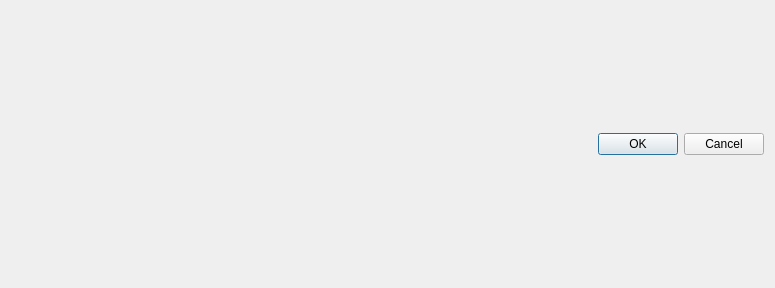
<?xml version="1.0" encoding="UTF-8"?>
<ui version="4.0">
 <class>DialogGrassTexture</class>
 <widget class="QDialog" name="DialogGrassTexture">
  <property name="geometry">
   <rect>
    <x>0</x>
    <y>0</y>
    <width>775</width>
    <height>288</height>
   </rect>
  </property>
  <property name="windowTitle">
   <string>Dialog</string>
  </property>
  <layout class="QVBoxLayout" name="verticalLayout">
   <item>
    <layout class="QGridLayout" name="textureGrid"/>
   </item>
   <item>
    <widget class="QDialogButtonBox" name="buttonBox">
     <property name="orientation">
      <enum>Qt::Horizontal</enum>
     </property>
     <property name="standardButtons">
      <set>QDialogButtonBox::Cancel|QDialogButtonBox::Ok</set>
     </property>
    </widget>
   </item>
  </layout>
 </widget>
 <resources/>
 <connections>
  <connection>
   <sender>buttonBox</sender>
   <signal>accepted()</signal>
   <receiver>DialogGrassTexture</receiver>
   <slot>accept()</slot>
   <hints>
    <hint type="sourcelabel">
     <x>248</x>
     <y>254</y>
    </hint>
    <hint type="destinationlabel">
     <x>157</x>
     <y>274</y>
    </hint>
   </hints>
  </connection>
  <connection>
   <sender>buttonBox</sender>
   <signal>rejected()</signal>
   <receiver>DialogGrassTexture</receiver>
   <slot>reject()</slot>
   <hints>
    <hint type="sourcelabel">
     <x>316</x>
     <y>260</y>
    </hint>
    <hint type="destinationlabel">
     <x>286</x>
     <y>274</y>
    </hint>
   </hints>
  </connection>
 </connections>
</ui>
